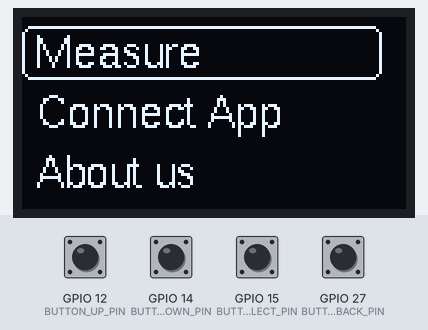
The sketch below on a simulated ESP32. Shown: 128×64 one-colour display. The inputs (shaded band) are chosen by the test bench; at power-on: GPIO 12 (BUTTON_UP_PIN), GPIO 14 (BUTTON_DOWN_PIN), GPIO 15 (BUTTON_SELECT_PIN), GPIO 27 (BUTTON_BACK_PIN) HIGH. What the sketch prints to the serial monitor is not drawn.

Above: at 1.2 s.
1.3 s: GPIO 15 (BUTTON_SELECT_PIN) pulled LOW for 0.15 s
At 2.5 s:
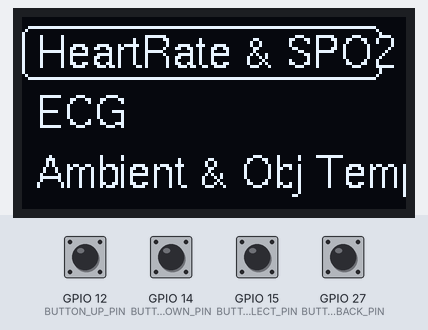
2.9 s: GPIO 15 (BUTTON_SELECT_PIN) pulled LOW for 1 s
At 4.4 s:
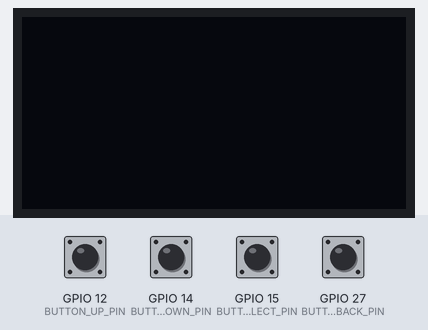
8.6 s: GPIO 27 (BUTTON_BACK_PIN) pulled LOW for 0.15 s
At 9.5 s:
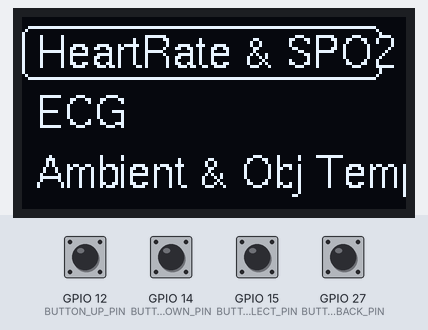
10.2 s: GPIO 14 (BUTTON_DOWN_PIN) pulled LOW for 1 s
At 11.5 s:
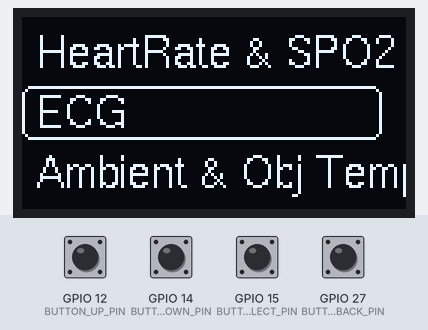
Timing chart, 0 to 13.2 s (numbered marks = the images above; inputs shaded):
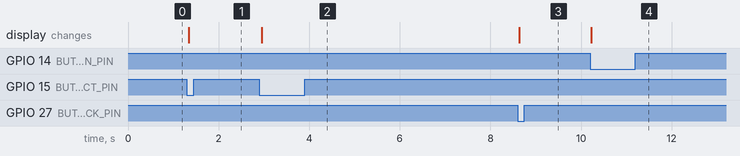

Measured:
- after the input at 1.3 s, the display: changes at once (image 1)
- after the input at 2.9 s, the display: changes after 0.05 s (image 2)
- after the input at 8.6 s, the display: changes at once (image 3)
- after the input at 10.2 s, the display: changes at once (image 4)

The sketch:

MENU.ino
```cpp
#include<MenuMaganer.h>

#define BUTTON_UP_PIN 12
#define BUTTON_DOWN_PIN 14
#define BUTTON_SELECT_PIN 15
#define BUTTON_BACK_PIN 27

// void readButton(){
//   if (digitalRead(BUTTON_UP_PIN) == LOW) {
//     goUpMenu();
//     delay(300);
//   }
//   else if (digitalRead(BUTTON_DOWN_PIN) == LOW) {
//     goDownMenu();
//     delay(300);
//   }
//   else if (digitalRead(BUTTON_SELECT_PIN) == LOW) {
//     delay(300);
//     goIntoMenu();
//   }
//   else if (digitalRead(BUTTON_BACK_PIN) == LOW) {
//     delay(300);
//     goOutMenu();
//   }
// }
void initButton(){
  pinMode(BUTTON_UP_PIN, INPUT_PULLUP);
  pinMode(BUTTON_DOWN_PIN, INPUT_PULLUP);
  pinMode(BUTTON_SELECT_PIN, INPUT_PULLUP);
  pinMode(BUTTON_BACK_PIN, INPUT_PULLUP);

  attachInterrupt(digitalPinToInterrupt(BUTTON_UP_PIN), goUpMenu, FALLING);
  attachInterrupt(digitalPinToInterrupt(BUTTON_DOWN_PIN), goDownMenu, FALLING);
  attachInterrupt(digitalPinToInterrupt(BUTTON_SELECT_PIN), goIntoMenu, FALLING);
  attachInterrupt(digitalPinToInterrupt(BUTTON_BACK_PIN), goOutMenu, FALLING);
}
void setup() {
  initMenu();
  initButton();
  Serial.begin(9600);
}

void loop() {
  displayMenu();
  //readButton();
}
```

MenuMaganer.h
```cpp
#include <U8g2lib.h>

U8G2_SSD1306_128X64_NONAME_1_HW_I2C u8g2(U8G2_R0, U8X8_PIN_NONE);

class MenuItem {
private:
  String name;
  MenuItem* children[10];
public:
  int selectedItem;
  int numChildren;
  MenuItem* parent;
  MenuItem(String itemName, MenuItem* itemParent) {
    name = itemName;
    parent = itemParent;
    numChildren = 0;
    selectedItem = 0;
  }

  void addChild(MenuItem* child) {
    children[numChildren] = child;
    numChildren++;
  }

  void display() {
    u8g2.firstPage();
    do {
      if (numChildren > 0) {
        for (int i = 0; i < numChildren; i++) {
          if (i == selectedItem) {
            u8g2.setFont(u8g2_font_helvR10_tr);
            int8_t h = u8g2.getAscent() - u8g2.getDescent();
            int8_t w = u8g2.getStrWidth(children[i]->name.c_str());
            if (selectedItem < 3) {
              u8g2.drawRFrame(0, i * 20 + 3, 120, h + 4, 3);
            } else {
              u8g2.drawRFrame(0, 2 * 20 + 3, 120, h + 4, 3);
            }
          }
          if (selectedItem < 3) {
            u8g2.drawStr(5, i * 20 + 5, children[i]->name.c_str());
          } else {
            u8g2.drawStr(5, (i - selectedItem + 2) * 20 + 5, children[i]->name.c_str());
          }
        }
      }
    } while (u8g2.nextPage());
  }
  int getnumChildren() {
    return numChildren;
  }
  MenuItem* select() {
    if (numChildren > 0) {
      return children[selectedItem];
    }
  }
  MenuItem* back() {
    return parent;
  }
  void selectedDown(){
    Serial.print("Down: ");
    Serial.println(selectedItem);
    selectedItem += 1;
    if(selectedItem > numChildren - 1)
      selectedItem = 0;
  }
  void selectedUp(){
    Serial.print("Up: ");
    Serial.println(selectedItem);
    selectedItem -= 1;
    if(selectedItem < 0)
      selectedItem = numChildren - 1;
  }
};

// Khởi tạo các menu item
MenuItem root("Root", NULL);
MenuItem measureMenu("Measure", &root);
MenuItem* currentMenu = &root;

void initMenu(){
  u8g2.begin();
  u8g2.setFont(u8g2_font_helvR10_tr);
  u8g2.setFontPosTop();


  // Xây dựng cây menu
  root.addChild(&measureMenu);
  root.addChild(new MenuItem("Connect App", &root));
  root.addChild(new MenuItem("About us", &root));
  measureMenu.addChild(new MenuItem("HeartRate & SPO2", &measureMenu));
  measureMenu.addChild(new MenuItem("ECG", &measureMenu));
  measureMenu.addChild(new MenuItem("Ambient & Obj Temp", &measureMenu));
  measureMenu.addChild(new MenuItem("PCG Sounds", &measureMenu));
}
void goUpMenu(){
  currentMenu->selectedUp();
}
void goDownMenu(){
  currentMenu->selectedDown();
}
void goIntoMenu(){
  currentMenu = currentMenu->select();
}
void goOutMenu(){
  currentMenu = currentMenu->back();
}
void displayMenu(){
  currentMenu->display();
}
```
